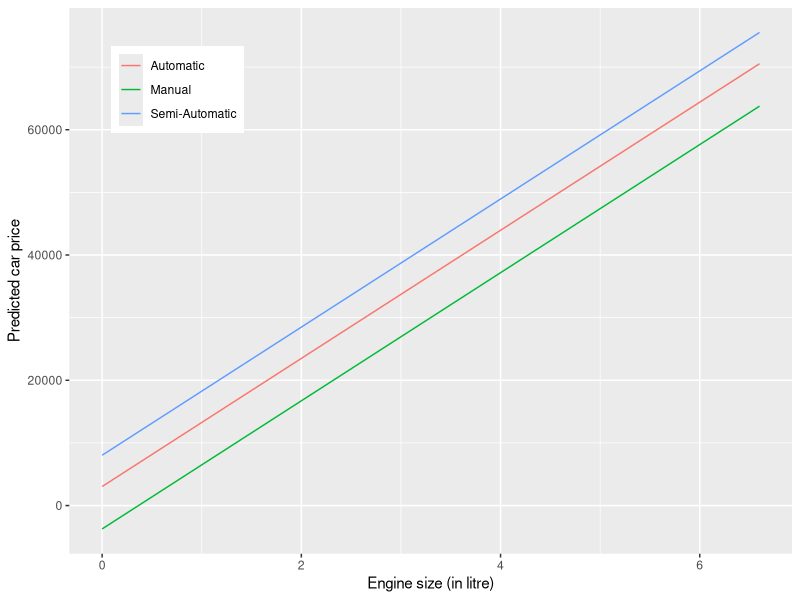
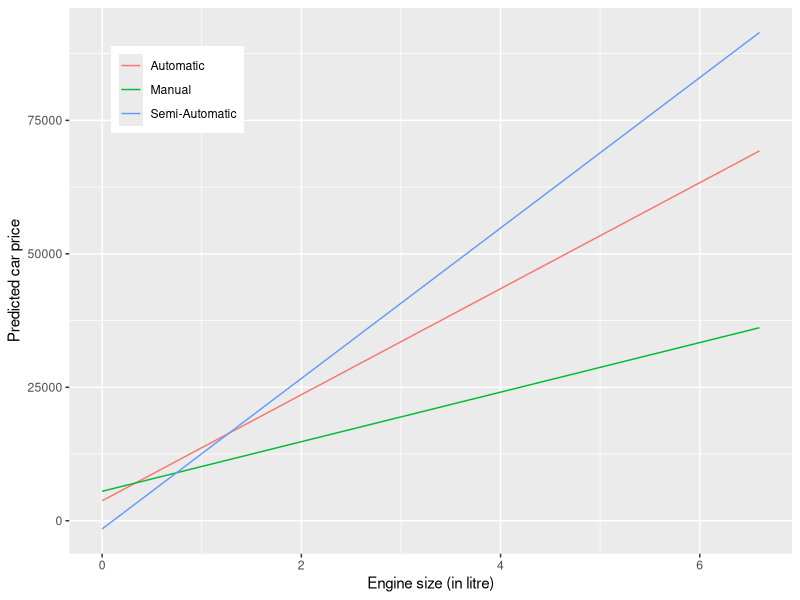

The R script that drew these images, in order:
## ---- chunk 1
#loading libraries
library(ggplot2)
## ---- chunk 2
# Reading data
car_data <- read.csv('./Datasets/car_data.csv')
head(car_data)
## ---- chunk 3
# Additive model
additive_model <- lm(price~year+engineSize+mileage+mpg, data = car_data)
summary(additive_model)
## ---- chunk 4
# Interaction model
interaction_model <- lm(price~year*engineSize+mileage+mpg, data = car_data)
summary(interaction_model)
## ---- chunk 5
#checking the distribution of values of transmission
table(car_data$transmission)
## ---- chunk 6
car_data = car_data[car_data$transmission!='Other',]
## ---- chunk 7
qual_pred_model <- lm(price~engineSize+transmission, data = car_data)
summary(qual_pred_model)
## ---- chunk 8
colors <- c("Automatic" = "red", "Manual" = "blue", "Semi-Automatic" = "green")

coefs <- qual_pred_model$coefficients
x <- car_data$engineSize
ggplot(data = car_data, aes(x = engineSize))+
  geom_line(aes(y = coefs['(Intercept)']+x*coefs['engineSize'], color = 'Automatic'))+
  geom_line(aes(y = coefs['(Intercept)']+x*coefs['engineSize']+coefs['transmissionManual'], color = 'Manual'))+
  geom_line(aes(y = coefs['(Intercept)']+x*coefs['engineSize']+coefs['transmissionSemi-Auto'], color = 'Semi-Automatic'))+
  theme(legend.title = element_blank(),
        legend.position = c(0.15,0.85))+
  labs(
    y = 'Predicted car price',
    x = 'Engine size (in litre)'
  )
## ---- chunk 9
# Variance-covariance matrix of the regression coefficients
vcov_matrix <- vcov(qual_pred_model)
## ---- chunk 10
# Variance of the point estimate
variance_point_estimate = vcov_matrix[3,3] + vcov_matrix[4,4] - 2*vcov_matrix[3,4]

# Standard deviation of the point estimate
std_point_estimate = sqrt(variance_point_estimate)

# Upper bound of the 95% CI of the point estimate
UB <- -11764.9 + std_point_estimate*qt(0.975, 4959-4)
print(paste0("Upper bound = ",UB))
LB <- -11764.9 - std_point_estimate*qt(0.975, 4959-4)
print(paste0("Lower bound = ", LB))
## ---- chunk 11
qual_pred_int_model <- lm(price~engineSize*transmission, data = car_data)
summary(qual_pred_int_model)
## ---- chunk 12
colors <- c("Automatic" = "red", "Manual" = "blue", "Semi-Automatic" = "green")

coefs <- qual_pred_int_model$coefficients
x <- car_data$engineSize
ggplot(data = car_data, aes(x = engineSize))+
  geom_line(aes(y = coefs['(Intercept)']+x*coefs['engineSize'], color = 'Automatic'))+
  geom_line(aes(y = coefs['(Intercept)']+x*coefs['engineSize']+coefs['transmissionManual']+x*coefs['engineSize:transmissionManual'], color = 'Manual'))+
  geom_line(aes(y = coefs['(Intercept)']+x*coefs['engineSize']+coefs['transmissionSemi-Auto']+x*coefs['engineSize:transmissionSemi-Auto'], color = 'Semi-Automatic'))+
  theme(legend.title = element_blank(),
        legend.position = c(0.15,0.85))+
  labs(
    y = 'Predicted car price',
    x = 'Engine size (in litre)'
  )
